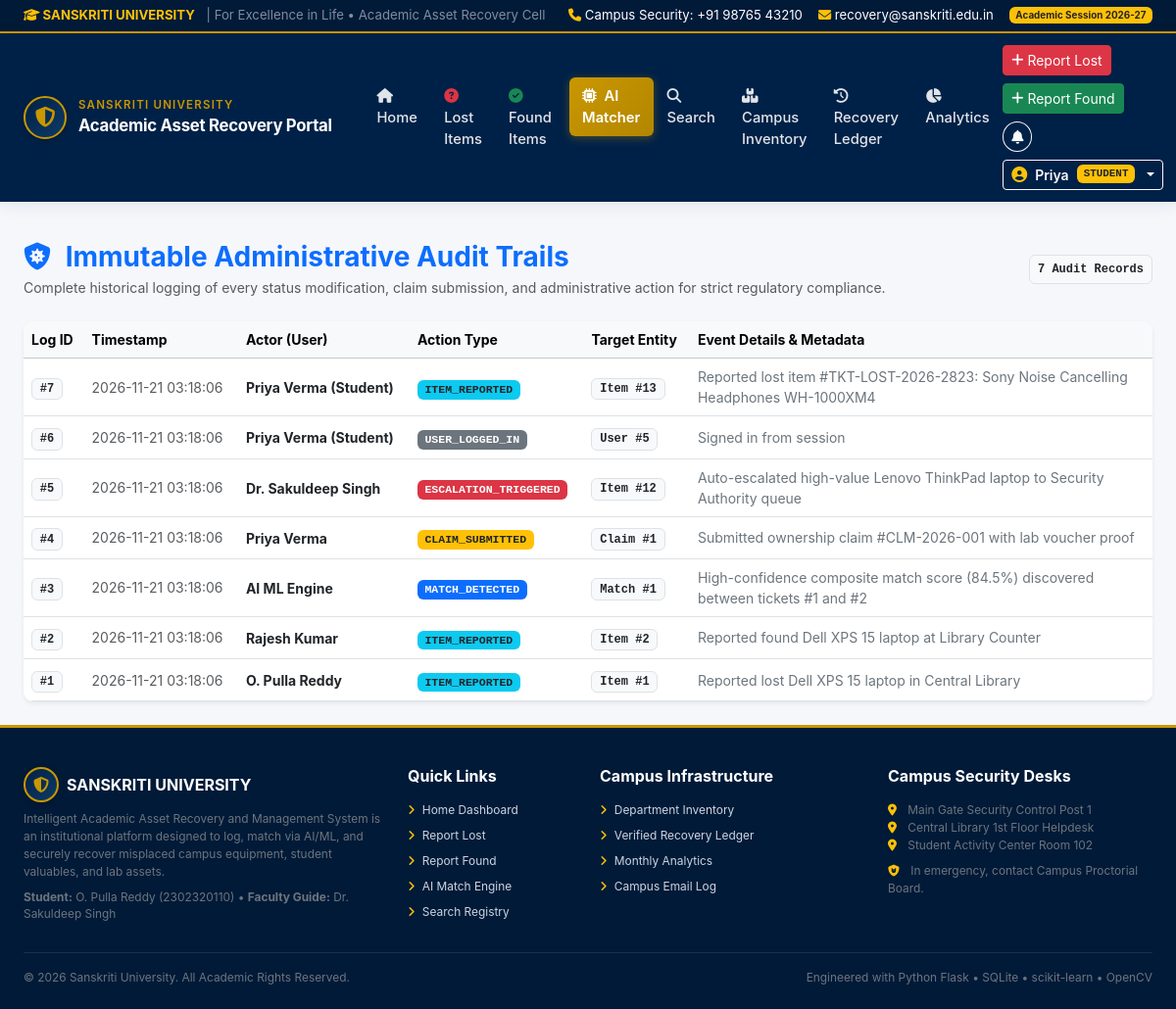
The page /admin/audit-logs (signed in) on the database its author committed.
### tables this page shows
CREATE TABLE users (
        id INTEGER PRIMARY KEY AUTOINCREMENT,
        name TEXT NOT NULL,
        email TEXT UNIQUE NOT NULL,
        password_hash TEXT NOT NULL,
        role TEXT NOT NULL DEFAULT 'student',
        department TEXT NOT NULL,
        id_number TEXT NOT NULL,
        phone TEXT,
        avatar TEXT DEFAULT 'default_avatar.png',
        created_at TIMESTAMP DEFAULT CURRENT_TIMESTAMP
    );

CREATE TABLE audit_logs (
        id INTEGER PRIMARY KEY AUTOINCREMENT,
        user_id INTEGER,
        user_name TEXT,
        action TEXT NOT NULL,
        target_type TEXT NOT NULL,
        target_id INTEGER,
        details TEXT,
        timestamp TIMESTAMP DEFAULT CURRENT_TIMESTAMP,
        FOREIGN KEY (user_id) REFERENCES users (id) ON DELETE SET NULL
    );

### app.py (the view)
@app.route('/admin/audit-logs')
@login_required
@role_required('admin', 'staff', 'dept_head')
def admin_audit_logs():
    logs = database.query_db("SELECT * FROM audit_logs ORDER BY id DESC LIMIT 100")
    return render_template('admin/audit_logs.html', logs=logs)

### templates/admin/audit_logs.html (shortened to what this page needs)
{% extends 'base.html' %}
{% block content %}
<div class="container-fluid px-4">
    <div class="d-flex flex-column flex-md-row justify-content-between align-items-md-center mb-4 gap-3">
        <div>
            <h3 class="fw-bold mb-1 text-primary">
                <i class="fa-solid fa-shield-virus me-2"></i> Immutable Administrative Audit Trails
            </h3>
            <p class="text-muted small mb-0">Complete historical logging of every status modification, claim submission, and administrative action for strict regulatory compliance.</p>
        </div>
        <span class="badge bg-light text-dark border p-2 font-monospace">{{ logs|length }} Audit Records</span>
    </div>
    <div class="card shadow-sm border-0">
        <div class="card-body p-0">
            <div class="table-responsive">
                <table class="table table-hover align-middle mb-0">
                    <thead class="table-light small">
                        <tr>
                            <th>Log ID</th>
                            <th>Timestamp</th>
                            <th>Actor (User)</th>
                            <th>Action Type</th>
                            <th>Target Entity</th>
                            <th>Event Details &amp; Metadata</th>
                        </tr>
                    </thead>
                    <tbody>
                        {% for log in logs %}
                        <tr>
                            <td><span class="badge bg-light text-dark border font-monospace">#{{ log.id }}</span></td>
                            <td class="small text-muted text-nowrap">{{ log.timestamp }}</td>
                            <td>
                                <strong class="text-dark small">{{ log.user_name or 'System Automated' }}</strong>
                            </td>
                            <td>
                                <span class="badge {% if 'REPORTED' in log.action %}bg-info text-dark{% elif 'CLAIM' in log.action %}bg-warning text-dark{% elif 'MATCH' in log.action %}bg-primary{% elif 'ESCALAT' in log.action %}bg-danger{% else %}bg-secondary{% endif %} font-monospace" style="font-size: 0.72rem;">
                                    {{ log.action }}
                                </span>
                            </td>
                            <td>
                                <span class="badge bg-light text-dark border font-monospace">{{ log.target_type }} #{{ log.target_id }}</span>
                            </td>
                            <td class="small text-secondary" style="max-width: 450px;">
                                {{ log.details }}
                            </td>
                        </tr>
                        {% else %}
                        <tr>
                            <td colspan="6" class="text-center py-5 text-muted">No audit logs recorded yet.</td>
                        </tr>
                        {% endfor %}
                    </tbody>
                </table>
            </div>
        </div>
    </div>
</div>
{% endblock %}

### templates/base.html (shortened to what this page needs)
<!DOCTYPE html>
<html lang="en">
<head>
    <link href="https://cdn.jsdelivr.net/npm/bootstrap@5.3.3/dist/css/bootstrap.min.css" rel="stylesheet">
    <link rel="stylesheet" href="https://cdnjs.cloudflare.com/ajax/libs/font-awesome/6.5.2/css/all.min.css">
    <link rel="stylesheet" href="{{ url_for('static', filename='css/style.css') }}">
</head>
<body>
    <div class="su-topbar d-none d-md-block">
        <div class="container-fluid px-4 d-flex justify-content-between align-items-center">
            <div>
                <span class="fw-bold text-warning me-2"><i class="fa-solid fa-graduation-cap"></i> SANSKRITI UNIVERSITY</span>
                <span class="text-white-50">| For Excellence in Life &bull; Academic Asset Recovery Cell</span>
            </div>
            <div class="d-flex align-items-center gap-3">
                <span><i class="fa-solid fa-phone text-warning"></i> Campus Security: +91 98765 43210</span>
                <span><i class="fa-solid fa-envelope text-warning"></i> recovery@sanskriti.edu.in</span>
                <span class="badge bg-warning text-dark fw-bold">Academic Session 2026-27</span>
            </div>
        </div>
    </div>
    <nav class="navbar navbar-expand-lg su-navbar sticky-top">
        <div class="container-fluid px-4">
            <a class="navbar-brand" href="{{ url_for('index') }}">
                <div class="uni-crest-icon">
                    <i class="fa-solid fa-shield-halved"></i>
                </div>
                <div>
                    <span class="university-tag">Sanskriti University</span>
                    <span class="system-title">Academic Asset Recovery Portal</span>
                </div>
            </a>
            <div class="collapse navbar-collapse" id="suNavbarNav">
                <ul class="navbar-nav me-auto mb-2 mb-lg-0 ms-lg-3">
                    <li class="nav-item">
                        <a class="nav-link {% if request.endpoint == 'index' %}active{% endif %}" href="{{ url_for('index') }}">
                            <i class="fa-solid fa-house me-1"></i> Home
                        </a>
                    </li>
                    <li class="nav-item">
                        <a class="nav-link {% if request.endpoint == 'list_lost' %}active{% endif %}" href="{{ url_for('list_lost') }}">
                            <i class="fa-solid fa-circle-question text-danger me-1"></i> Lost Items
                        </a>
                    </li>
                    <li class="nav-item">
                        <a class="nav-link {% if request.endpoint == 'list_found' %}active{% endif %}" href="{{ url_for('list_found') }}">
                            <i class="fa-solid fa-circle-check text-success me-1"></i> Found Items
                        </a>
                    </li>
                    <li class="nav-item">
                        <a class="nav-link special-gold {% if request.endpoint == 'ai_matching_center' %}active{% endif %} ms-lg-1" href="{{ url_for('ai_matching_center') }}">
                            <i class="fa-solid fa-microchip me-1"></i> AI Matcher
                        </a>
                    </li>
                    <li class="nav-item">
                        <a class="nav-link {% if request.endpoint == 'search_assets' %}active{% endif %}" href="{{ url_for('search_assets') }}">
                            <i class="fa-solid fa-magnifying-glass me-1"></i> Search
                        </a>
                    </li>
                    <li class="nav-item">
                        <a class="nav-link {% if request.endpoint == 'institutional_assets' %}active{% endif %}" href="{{ url_for('institutional_assets') }}">
                            <i class="fa-solid fa-boxes-stacked me-1"></i> Campus Inventory
                        </a>
                    </li>
                    <li class="nav-item">
                        <a class="nav-link {% if request.endpoint == 'recovery_history' %}active{% endif %}" href="{{ url_for('recovery_history') }}">
                            <i class="fa-solid fa-clock-rotate-left me-1"></i> Recovery Ledger
                        </a>
                    </li>
                    <li class="nav-item">
                        <a class="nav-link {% if request.endpoint == 'reports_statistics' %}active{% endif %}" href="{{ url_for('reports_statistics') }}">
                            <i class="fa-solid fa-chart-pie me-1"></i> Analytics
                        </a>
                    </li>
                </ul>
                <div class="d-flex align-items-center gap-2 flex-wrap">
                    {% if current_user %}
                        <a href="{{ url_for('report_lost') }}" class="btn btn-sm btn-danger d-flex align-items-center gap-1 shadow-sm">
                            <i class="fa-solid fa-plus"></i> Report Lost
                        </a>
                        <a href="{{ url_for('report_found') }}" class="btn btn-sm btn-success d-flex align-items-center gap-1 shadow-sm">
                            <i class="fa-solid fa-plus"></i> Report Found
                        </a>
                        <div class="position-relative me-2">
                            <a href="{{ url_for('notifications_view') }}" class="btn btn-outline-light btn-sm rounded-circle px-2" title="Notifications">
                                <i class="fa-solid fa-bell"></i>
                            </a>
                        </div>
                        <div class="dropdown">
                            <button class="btn btn-outline-light btn-sm dropdown-toggle d-flex align-items-center gap-2" type="button" data-bs-toggle="dropdown" aria-expanded="false">
                                <i class="fa-solid fa-user-circle fs-6 text-warning"></i>
                                <span class="fw-semibold">{{ current_user.name.split()[0] }}</span>
                                <span class="badge bg-warning text-dark text-uppercase font-monospace" style="font-size: 0.68rem;">{{ current_user.role }}</span>
                            </button>
                        </div>
                    {% endif %}
                </div>
            </div>
        </div>
    </nav>
    <main class="flex-grow-1 py-4">
        {% block content %}{% endblock %}
    </main>
    <footer class="su-footer">
        <div class="container-fluid px-4">
            <div class="row g-4">
                <div class="col-lg-4 col-md-6">
                    <div class="d-flex align-items-center gap-2 mb-2">
                        <div class="uni-crest-icon" style="width:36px; height:36px; font-size:1rem;">
                            <i class="fa-solid fa-shield-halved"></i>
                        </div>
                        <h6 class="text-white mb-0 fw-bold">SANSKRITI UNIVERSITY</h6>
                    </div>
                    <p class="small text-secondary mb-2">
                        Intelligent Academic Asset Recovery and Management System is an institutional platform designed to log, match via AI/ML, and securely recover misplaced campus equipment, student valuables, and lab assets.
                    </p>
                    <div class="small text-secondary">
                        <strong>Student:</strong> O. Pulla Reddy (2302320110) &bull; <strong>Faculty Guide:</strong> Dr. Sakuldeep Singh
                    </div>
                </div>
                <div class="col-lg-2 col-md-6 col-6">
                    <h6 class="text-white fw-bold mb-3">Quick Links</h6>
                    <ul class="list-unstyled small d-flex flex-column gap-2">
                        <li><a href="{{ url_for('index') }}"><i class="fa-solid fa-angle-right me-1 text-warning"></i> Home Dashboard</a></li>
                        <li><a href="{{ url_for('report_lost') }}"><i class="fa-solid fa-angle-right me-1 text-warning"></i> Report Lost</a></li>
                        <li><a href="{{ url_for('report_found') }}"><i class="fa-solid fa-angle-right me-1 text-warning"></i> Report Found</a></li>
                        <li><a href="{{ url_for('ai_matching_center') }}"><i class="fa-solid fa-angle-right me-1 text-warning"></i> AI Match Engine</a></li>
                        <li><a href="{{ url_for('search_assets') }}"><i class="fa-solid fa-angle-right me-1 text-warning"></i> Search Registry</a></li>
                    </ul>
                </div>
                <div class="col-lg-3 col-md-6 col-6">
                    <h6 class="text-white fw-bold mb-3">Campus Infrastructure</h6>
                    <ul class="list-unstyled small d-flex flex-column gap-2">
                        <li><a href="{{ url_for('institutional_assets') }}"><i class="fa-solid fa-angle-right me-1 text-warning"></i> Department Inventory</a></li>
                        <li><a href="{{ url_for('recovery_history') }}"><i class="fa-solid fa-angle-right me-1 text-warning"></i> Verified Recovery Ledger</a></li>
                        <li><a href="{{ url_for('reports_statistics') }}"><i class="fa-solid fa-angle-right me-1 text-warning"></i> Monthly Analytics</a></li>
                        <li><a href="{{ url_for('email_logs_view') }}"><i class="fa-solid fa-angle-right me-1 text-warning"></i> Campus Email Log</a></li>
                    </ul>
                </div>
                <div class="col-lg-3 col-md-6">
                    <h6 class="text-white fw-bold mb-3">Campus Security Desks</h6>
                    <p class="small text-secondary mb-1">
                        <i class="fa-solid fa-location-dot text-warning me-2"></i> Main Gate Security Control Post 1<br>
                        <i class="fa-solid fa-location-dot text-warning me-2"></i> Central Library 1st Floor Helpdesk<br>
                        <i class="fa-solid fa-location-dot text-warning me-2"></i> Student Activity Center Room 102
                    </p>
                    <p class="small text-secondary mt-2">
                        <i class="fa-solid fa-shield-cat text-warning me-2"></i> In emergency, contact Campus Proctorial Board.
                    </p>
                </div>
            </div>
            <hr class="border-secondary my-3 opacity-25">
            <div class="d-flex flex-column flex-md-row justify-content-between align-items-center small text-secondary">
                <div>&copy; 2026 Sanskriti University. All Academic Rights Reserved.</div>
                <div>Engineered with Python Flask &bull; SQLite &bull; scikit-learn &bull; OpenCV</div>
            </div>
        </div>
    </footer>
</body>
</html>

### rows shown on the page
users: name "Priya", role "STUDENT"
audit_logs: id "7", timestamp "2026-11-21 03:18:06", user_name "Priya Verma (Student)", action "ITEM_REPORTED", target_type "Item", target_id "13", details "Reported lost item #TKT-LOST-2026-2823: Sony Noise Cancelling Headphones WH-1000XM4"
audit_logs: id "6", timestamp "2026-11-21 03:18:06", user_name "Priya Verma (Student)", action "USER_LOGGED_IN", target_type "User", target_id "5", details "Signed in from session"
audit_logs: id "5", timestamp "2026-11-21 03:18:06", user_name "Dr. Sakuldeep Singh", action "ESCALATION_TRIGGERED", target_type "Item", target_id "12", details "Auto-escalated high-value Lenovo ThinkPad laptop to Security Authority queue"
audit_logs: id "4", timestamp "2026-11-21 03:18:06", user_name "Priya Verma", action "CLAIM_SUBMITTED", target_type "Claim", target_id "1", details "Submitted ownership claim #CLM-2026-001 with lab voucher proof"
audit_logs: id "3", timestamp "2026-11-21 03:18:06", user_name "AI ML Engine", action "MATCH_DETECTED", target_type "Match", target_id "1", details "High-confidence composite match score (84.5%) discovered between tickets #1 and #2"
audit_logs: id "2", timestamp "2026-11-21 03:18:06", user_name "Rajesh Kumar", action "ITEM_REPORTED", target_type "Item", target_id "2", details "Reported found Dell XPS 15 laptop at Library Counter"
audit_logs: id "1", timestamp "2026-11-21 03:18:06", user_name "O. Pulla Reddy", action "ITEM_REPORTED", target_type "Item", target_id "1", details "Reported lost Dell XPS 15 laptop in Central Library"

### other values the page prints
{{ logs|length }} "7"
